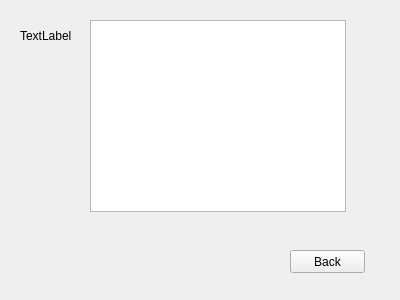
<?xml version="1.0" encoding="UTF-8"?>
<ui version="4.0">
 <class>Form</class>
 <widget class="QWidget" name="Form">
  <property name="geometry">
   <rect>
    <x>0</x>
    <y>0</y>
    <width>400</width>
    <height>300</height>
   </rect>
  </property>
  <property name="windowTitle">
   <string>Form</string>
  </property>
  <widget class="QLabel" name="label">
   <property name="geometry">
    <rect>
     <x>20</x>
     <y>30</y>
     <width>56</width>
     <height>12</height>
    </rect>
   </property>
   <property name="text">
    <string>TextLabel</string>
   </property>
  </widget>
  <widget class="QTextBrowser" name="textBrowser">
   <property name="geometry">
    <rect>
     <x>90</x>
     <y>20</y>
     <width>256</width>
     <height>192</height>
    </rect>
   </property>
  </widget>
  <widget class="QPushButton" name="pushButton">
   <property name="geometry">
    <rect>
     <x>290</x>
     <y>250</y>
     <width>75</width>
     <height>23</height>
    </rect>
   </property>
   <property name="text">
    <string>Back</string>
   </property>
  </widget>
 </widget>
 <resources/>
 <connections/>
</ui>
